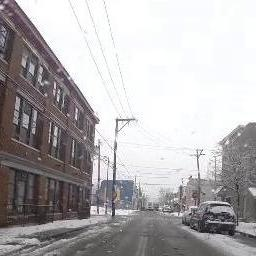
%> input picture test_data/CS_2_a.png, 256 x 256 px
$ octave test.m   (GNU Octave 9; MATLAB toolbox functions it lacks are replaced by stand-ins)
%> lines starting %> are read from the running program, lines starting %| are printed output that depends on the picture

clear ;
close all;
addpath(genpath('CoFSM'));
%% *************************************************************************************

image_1=imread('test_data\CS_2_a.png');
%> image_1 is the input picture: size 256x256x3 uint8; mean R, G, B 176.9, 174.1, 175.5
image_2=imread('test_data\CS_2_b.png');
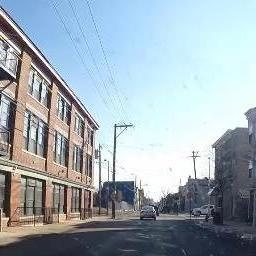
%> input picture test_data/CS_2_b.png, 256 x 256 px
%> image_2 is the input picture: size 256x256x3 uint8; mean R, G, B 157.3, 170.3, 179
im01=image_1;

t1=clock;
%% 1 Initial parameters setting
sigma_s=5;                 % The main parameters of co-occurrence filtering: filter initial window size [3, 5, 10]
sigma_1=1.6;              % Scale of the first layer: 1.6
ratio=2^(1/3);             % scale ratio
Mmax=4;                    % the number of layers in the scale space
first_layer=1;               % extreme point detection start layer number
d_SH=1300;                % Feature point extraction threshold size [500, 1000, 1300, 1500, 2000]
change_form='Similarity'; % 'Similarity'，'Affine';

disp('Start processing, please waiting...');
%% 2 Convert input image format
[~,~,num1]=size(image_1);
%> num1 = 3
[~,~,num2]=size(image_2);
%> num2 = 3
if(num1==3)
    image_11=rgb2gray(image_1);
else
    image_11=image_1;
end
if(num2==3)
    image_22=rgb2gray(image_2);
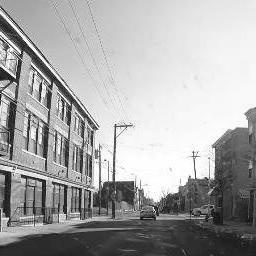
%> image_22: size 256x256 uint8; min 1, max 255, mean 167.4
else
    image_22=image_2;
end
image_11=double(image_11(:,:,1));
%> image_11: size 256x256 double
image_22=double(image_22(:,:,1));
%> image_22: size 256x256 double


%% 3 Create create_CoOcurscale_space
tic;
%> (the run ends here)
